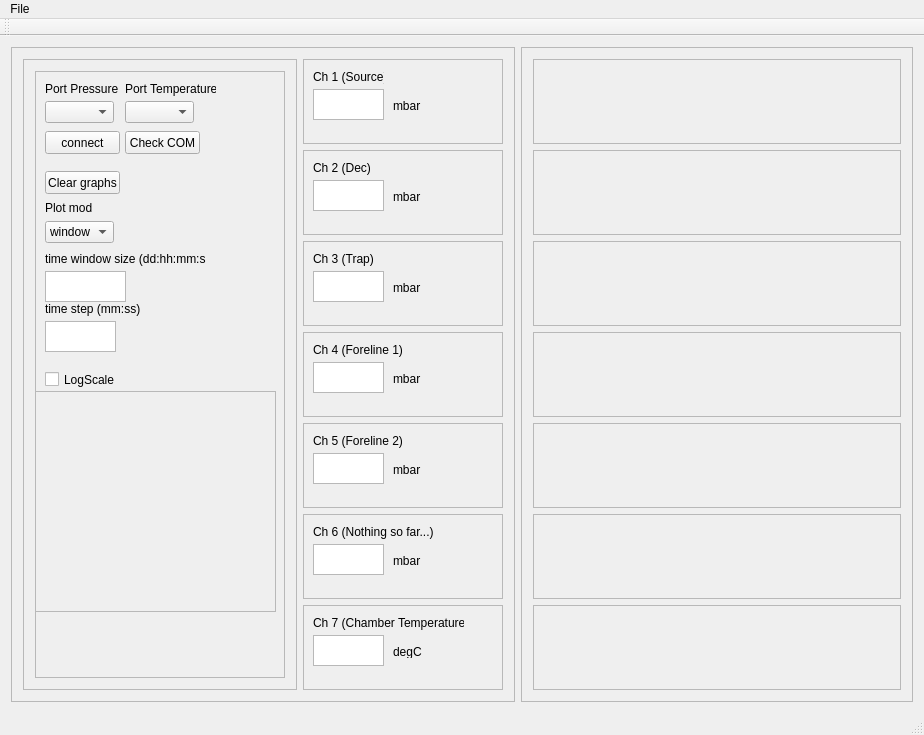
<?xml version="1.0" encoding="UTF-8"?>
<ui version="4.0">
 <class>my_pressures</class>
 <widget class="QMainWindow" name="my_pressures">
  <property name="geometry">
   <rect>
    <x>0</x>
    <y>0</y>
    <width>924</width>
    <height>735</height>
   </rect>
  </property>
  <property name="windowTitle">
   <string>My Pressures</string>
  </property>
  <property name="iconSize">
   <size>
    <width>100</width>
    <height>100</height>
   </size>
  </property>
  <widget class="QWidget" name="centralWidget">
   <layout class="QHBoxLayout" name="horizontalLayout">
    <item>
     <layout class="QVBoxLayout" name="verticalLayout">
      <item>
       <widget class="QFrame" name="frame_2">
        <property name="frameShape">
         <enum>QFrame::StyledPanel</enum>
        </property>
        <property name="frameShadow">
         <enum>QFrame::Sunken</enum>
        </property>
        <layout class="QHBoxLayout" name="horizontalLayout_2">
         <item>
          <layout class="QVBoxLayout" name="verticalLayout_4">
           <item>
            <widget class="QFrame" name="frame_9">
             <property name="minimumSize">
              <size>
               <width>200</width>
               <height>0</height>
              </size>
             </property>
             <property name="frameShape">
              <enum>QFrame::StyledPanel</enum>
             </property>
             <property name="frameShadow">
              <enum>QFrame::Raised</enum>
             </property>
             <layout class="QVBoxLayout" name="verticalLayout_6">
              <item>
               <widget class="QFrame" name="frame_15">
                <property name="minimumSize">
                 <size>
                  <width>250</width>
                  <height>0</height>
                 </size>
                </property>
                <property name="frameShape">
                 <enum>QFrame::StyledPanel</enum>
                </property>
                <property name="frameShadow">
                 <enum>QFrame::Sunken</enum>
                </property>
                <widget class="QLabel" name="label_16">
                 <property name="geometry">
                  <rect>
                   <x>10</x>
                   <y>10</y>
                   <width>81</width>
                   <height>16</height>
                  </rect>
                 </property>
                 <property name="text">
                  <string>Port Pressure</string>
                 </property>
                </widget>
                <widget class="QComboBox" name="COMbox">
                 <property name="geometry">
                  <rect>
                   <x>10</x>
                   <y>30</y>
                   <width>69</width>
                   <height>22</height>
                  </rect>
                 </property>
                </widget>
                <widget class="QPushButton" name="ClearButton">
                 <property name="geometry">
                  <rect>
                   <x>10</x>
                   <y>100</y>
                   <width>75</width>
                   <height>23</height>
                  </rect>
                 </property>
                 <property name="text">
                  <string>Clear graphs</string>
                 </property>
                </widget>
                <widget class="QLabel" name="label_17">
                 <property name="geometry">
                  <rect>
                   <x>10</x>
                   <y>130</y>
                   <width>47</width>
                   <height>13</height>
                  </rect>
                 </property>
                 <property name="text">
                  <string>Plot mode</string>
                 </property>
                </widget>
                <widget class="QComboBox" name="PlotBox">
                 <property name="geometry">
                  <rect>
                   <x>10</x>
                   <y>150</y>
                   <width>69</width>
                   <height>22</height>
                  </rect>
                 </property>
                 <item>
                  <property name="text">
                   <string>window</string>
                  </property>
                 </item>
                 <item>
                  <property name="text">
                   <string>all</string>
                  </property>
                 </item>
                </widget>
                <widget class="QLabel" name="label_18">
                 <property name="geometry">
                  <rect>
                   <x>10</x>
                   <y>180</y>
                   <width>161</width>
                   <height>16</height>
                  </rect>
                 </property>
                 <property name="text">
                  <string>time window size (dd:hh:mm:ss)</string>
                 </property>
                </widget>
                <widget class="QTextBrowser" name="twindowTB">
                 <property name="geometry">
                  <rect>
                   <x>10</x>
                   <y>200</y>
                   <width>81</width>
                   <height>31</height>
                  </rect>
                 </property>
                </widget>
                <widget class="QTextEdit" name="tstepTB">
                 <property name="geometry">
                  <rect>
                   <x>10</x>
                   <y>250</y>
                   <width>71</width>
                   <height>31</height>
                  </rect>
                 </property>
                </widget>
                <widget class="QLabel" name="label_19">
                 <property name="geometry">
                  <rect>
                   <x>10</x>
                   <y>230</y>
                   <width>101</width>
                   <height>16</height>
                  </rect>
                 </property>
                 <property name="text">
                  <string>time step (mm:ss)</string>
                 </property>
                </widget>
                <widget class="QCheckBox" name="LogScaleCB">
                 <property name="geometry">
                  <rect>
                   <x>10</x>
                   <y>300</y>
                   <width>70</width>
                   <height>17</height>
                  </rect>
                 </property>
                 <property name="text">
                  <string>LogScale</string>
                 </property>
                </widget>
                <widget class="QPushButton" name="COMButton">
                 <property name="geometry">
                  <rect>
                   <x>90</x>
                   <y>60</y>
                   <width>75</width>
                   <height>23</height>
                  </rect>
                 </property>
                 <property name="text">
                  <string>Check COM</string>
                 </property>
                </widget>
                <widget class="QPushButton" name="ConCOMButton">
                 <property name="geometry">
                  <rect>
                   <x>10</x>
                   <y>60</y>
                   <width>75</width>
                   <height>23</height>
                  </rect>
                 </property>
                 <property name="text">
                  <string>connect</string>
                 </property>
                </widget>
                <widget class="QLabel" name="label_20">
                 <property name="geometry">
                  <rect>
                   <x>90</x>
                   <y>10</y>
                   <width>91</width>
                   <height>16</height>
                  </rect>
                 </property>
                 <property name="text">
                  <string>Port Temperature</string>
                 </property>
                </widget>
                <widget class="QComboBox" name="COMbox2">
                 <property name="geometry">
                  <rect>
                   <x>90</x>
                   <y>30</y>
                   <width>69</width>
                   <height>22</height>
                  </rect>
                 </property>
                </widget>
                <widget class="QFrame" name="pic_frame">
                 <property name="geometry">
                  <rect>
                   <x>0</x>
                   <y>320</y>
                   <width>241</width>
                   <height>221</height>
                  </rect>
                 </property>
                 <property name="frameShape">
                  <enum>QFrame::StyledPanel</enum>
                 </property>
                 <property name="frameShadow">
                  <enum>QFrame::Raised</enum>
                 </property>
                 <layout class="QVBoxLayout" name="verticalLayout_13">
                  <item>
                   <layout class="QVBoxLayout" name="pic_frame_layout"/>
                  </item>
                 </layout>
                </widget>
               </widget>
              </item>
             </layout>
            </widget>
           </item>
          </layout>
         </item>
         <item>
          <layout class="QVBoxLayout" name="verticalLayout_5">
           <item>
            <widget class="QFrame" name="frame_8">
             <property name="minimumSize">
              <size>
               <width>200</width>
               <height>0</height>
              </size>
             </property>
             <property name="frameShape">
              <enum>QFrame::StyledPanel</enum>
             </property>
             <property name="frameShadow">
              <enum>QFrame::Sunken</enum>
             </property>
             <widget class="QTextBrowser" name="Ch1TB">
              <property name="geometry">
               <rect>
                <x>10</x>
                <y>30</y>
                <width>71</width>
                <height>31</height>
               </rect>
              </property>
             </widget>
             <widget class="QLabel" name="label">
              <property name="geometry">
               <rect>
                <x>10</x>
                <y>10</y>
                <width>71</width>
                <height>16</height>
               </rect>
              </property>
              <property name="text">
               <string>Ch 1 (Source)</string>
              </property>
             </widget>
             <widget class="QLabel" name="label_2">
              <property name="geometry">
               <rect>
                <x>90</x>
                <y>40</y>
                <width>47</width>
                <height>13</height>
               </rect>
              </property>
              <property name="text">
               <string>mbar</string>
              </property>
             </widget>
            </widget>
           </item>
           <item>
            <widget class="QFrame" name="frame_6">
             <property name="minimumSize">
              <size>
               <width>200</width>
               <height>0</height>
              </size>
             </property>
             <property name="frameShape">
              <enum>QFrame::StyledPanel</enum>
             </property>
             <property name="frameShadow">
              <enum>QFrame::Sunken</enum>
             </property>
             <widget class="QLabel" name="label_3">
              <property name="geometry">
               <rect>
                <x>90</x>
                <y>40</y>
                <width>47</width>
                <height>13</height>
               </rect>
              </property>
              <property name="text">
               <string>mbar</string>
              </property>
             </widget>
             <widget class="QTextBrowser" name="Ch2TB">
              <property name="geometry">
               <rect>
                <x>10</x>
                <y>30</y>
                <width>71</width>
                <height>31</height>
               </rect>
              </property>
             </widget>
             <widget class="QLabel" name="label_4">
              <property name="geometry">
               <rect>
                <x>10</x>
                <y>10</y>
                <width>71</width>
                <height>16</height>
               </rect>
              </property>
              <property name="text">
               <string>Ch 2 (Dec)</string>
              </property>
             </widget>
            </widget>
           </item>
           <item>
            <widget class="QFrame" name="frame_11">
             <property name="minimumSize">
              <size>
               <width>200</width>
               <height>0</height>
              </size>
             </property>
             <property name="frameShape">
              <enum>QFrame::StyledPanel</enum>
             </property>
             <property name="frameShadow">
              <enum>QFrame::Sunken</enum>
             </property>
             <widget class="QLabel" name="label_5">
              <property name="geometry">
               <rect>
                <x>90</x>
                <y>40</y>
                <width>47</width>
                <height>13</height>
               </rect>
              </property>
              <property name="text">
               <string>mbar</string>
              </property>
             </widget>
             <widget class="QTextBrowser" name="Ch3TB">
              <property name="geometry">
               <rect>
                <x>10</x>
                <y>30</y>
                <width>71</width>
                <height>31</height>
               </rect>
              </property>
             </widget>
             <widget class="QLabel" name="label_6">
              <property name="geometry">
               <rect>
                <x>10</x>
                <y>10</y>
                <width>71</width>
                <height>16</height>
               </rect>
              </property>
              <property name="text">
               <string>Ch 3 (Trap)</string>
              </property>
             </widget>
            </widget>
           </item>
           <item>
            <widget class="QFrame" name="frame_10">
             <property name="minimumSize">
              <size>
               <width>200</width>
               <height>0</height>
              </size>
             </property>
             <property name="frameShape">
              <enum>QFrame::StyledPanel</enum>
             </property>
             <property name="frameShadow">
              <enum>QFrame::Sunken</enum>
             </property>
             <widget class="QLabel" name="label_7">
              <property name="geometry">
               <rect>
                <x>90</x>
                <y>40</y>
                <width>47</width>
                <height>13</height>
               </rect>
              </property>
              <property name="text">
               <string>mbar</string>
              </property>
             </widget>
             <widget class="QTextBrowser" name="Ch4TB">
              <property name="geometry">
               <rect>
                <x>10</x>
                <y>30</y>
                <width>71</width>
                <height>31</height>
               </rect>
              </property>
             </widget>
             <widget class="QLabel" name="label_8">
              <property name="geometry">
               <rect>
                <x>10</x>
                <y>10</y>
                <width>91</width>
                <height>16</height>
               </rect>
              </property>
              <property name="text">
               <string>Ch 4 (Foreline 1)</string>
              </property>
             </widget>
            </widget>
           </item>
           <item>
            <widget class="QFrame" name="frame_7">
             <property name="minimumSize">
              <size>
               <width>200</width>
               <height>0</height>
              </size>
             </property>
             <property name="frameShape">
              <enum>QFrame::StyledPanel</enum>
             </property>
             <property name="frameShadow">
              <enum>QFrame::Sunken</enum>
             </property>
             <widget class="QLabel" name="label_9">
              <property name="geometry">
               <rect>
                <x>90</x>
                <y>40</y>
                <width>47</width>
                <height>13</height>
               </rect>
              </property>
              <property name="text">
               <string>mbar</string>
              </property>
             </widget>
             <widget class="QTextBrowser" name="Ch5TB">
              <property name="geometry">
               <rect>
                <x>10</x>
                <y>30</y>
                <width>71</width>
                <height>31</height>
               </rect>
              </property>
             </widget>
             <widget class="QLabel" name="label_10">
              <property name="geometry">
               <rect>
                <x>10</x>
                <y>10</y>
                <width>91</width>
                <height>16</height>
               </rect>
              </property>
              <property name="text">
               <string>Ch 5 (Foreline 2)</string>
              </property>
             </widget>
            </widget>
           </item>
           <item>
            <widget class="QFrame" name="frame_18">
             <property name="minimumSize">
              <size>
               <width>200</width>
               <height>0</height>
              </size>
             </property>
             <property name="frameShape">
              <enum>QFrame::StyledPanel</enum>
             </property>
             <property name="frameShadow">
              <enum>QFrame::Sunken</enum>
             </property>
             <widget class="QTextBrowser" name="Ch6TB">
              <property name="geometry">
               <rect>
                <x>10</x>
                <y>30</y>
                <width>71</width>
                <height>31</height>
               </rect>
              </property>
             </widget>
             <widget class="QLabel" name="label_21">
              <property name="geometry">
               <rect>
                <x>90</x>
                <y>40</y>
                <width>47</width>
                <height>13</height>
               </rect>
              </property>
              <property name="text">
               <string>mbar</string>
              </property>
             </widget>
             <widget class="QLabel" name="label_22">
              <property name="geometry">
               <rect>
                <x>10</x>
                <y>10</y>
                <width>131</width>
                <height>16</height>
               </rect>
              </property>
              <property name="text">
               <string>Ch 6 (Nothing so far...)</string>
              </property>
             </widget>
            </widget>
           </item>
           <item>
            <widget class="QFrame" name="frame_14">
             <property name="minimumSize">
              <size>
               <width>200</width>
               <height>0</height>
              </size>
             </property>
             <property name="frameShape">
              <enum>QFrame::StyledPanel</enum>
             </property>
             <property name="frameShadow">
              <enum>QFrame::Sunken</enum>
             </property>
             <widget class="QTextBrowser" name="Ch7TB">
              <property name="geometry">
               <rect>
                <x>10</x>
                <y>30</y>
                <width>71</width>
                <height>31</height>
               </rect>
              </property>
             </widget>
             <widget class="QLabel" name="label_11">
              <property name="geometry">
               <rect>
                <x>90</x>
                <y>40</y>
                <width>47</width>
                <height>13</height>
               </rect>
              </property>
              <property name="text">
               <string>degC</string>
              </property>
             </widget>
             <widget class="QLabel" name="label_12">
              <property name="geometry">
               <rect>
                <x>10</x>
                <y>10</y>
                <width>151</width>
                <height>16</height>
               </rect>
              </property>
              <property name="text">
               <string>Ch 7 (Chamber Temperature)</string>
              </property>
             </widget>
            </widget>
           </item>
          </layout>
         </item>
        </layout>
       </widget>
      </item>
     </layout>
    </item>
    <item>
     <layout class="QVBoxLayout" name="verticalLayout_2">
      <item>
       <widget class="QFrame" name="frame">
        <property name="frameShape">
         <enum>QFrame::StyledPanel</enum>
        </property>
        <property name="frameShadow">
         <enum>QFrame::Sunken</enum>
        </property>
        <layout class="QVBoxLayout" name="verticalLayout_3">
         <item>
          <widget class="QFrame" name="frame_4">
           <property name="frameShape">
            <enum>QFrame::StyledPanel</enum>
           </property>
           <property name="frameShadow">
            <enum>QFrame::Sunken</enum>
           </property>
           <layout class="QVBoxLayout" name="verticalLayout_8">
            <item>
             <layout class="QVBoxLayout" name="PlotLayout1"/>
            </item>
           </layout>
          </widget>
         </item>
         <item>
          <widget class="QFrame" name="frame_5">
           <property name="frameShape">
            <enum>QFrame::StyledPanel</enum>
           </property>
           <property name="frameShadow">
            <enum>QFrame::Sunken</enum>
           </property>
           <layout class="QVBoxLayout" name="verticalLayout_10">
            <item>
             <layout class="QVBoxLayout" name="PlotLayout2"/>
            </item>
           </layout>
          </widget>
         </item>
         <item>
          <widget class="QFrame" name="frame_12">
           <property name="frameShape">
            <enum>QFrame::StyledPanel</enum>
           </property>
           <property name="frameShadow">
            <enum>QFrame::Sunken</enum>
           </property>
           <layout class="QVBoxLayout" name="verticalLayout_12">
            <item>
             <layout class="QVBoxLayout" name="PlotLayout3"/>
            </item>
           </layout>
          </widget>
         </item>
         <item>
          <widget class="QFrame" name="frame_13">
           <property name="frameShape">
            <enum>QFrame::StyledPanel</enum>
           </property>
           <property name="frameShadow">
            <enum>QFrame::Sunken</enum>
           </property>
           <layout class="QVBoxLayout" name="verticalLayout_14">
            <item>
             <layout class="QVBoxLayout" name="PlotLayout4"/>
            </item>
           </layout>
          </widget>
         </item>
         <item>
          <widget class="QFrame" name="frame_17">
           <property name="frameShape">
            <enum>QFrame::StyledPanel</enum>
           </property>
           <property name="frameShadow">
            <enum>QFrame::Sunken</enum>
           </property>
           <layout class="QVBoxLayout" name="verticalLayout_9">
            <item>
             <layout class="QVBoxLayout" name="PlotLayout5"/>
            </item>
           </layout>
          </widget>
         </item>
         <item>
          <widget class="QFrame" name="frame_3">
           <property name="frameShape">
            <enum>QFrame::StyledPanel</enum>
           </property>
           <property name="frameShadow">
            <enum>QFrame::Sunken</enum>
           </property>
           <layout class="QVBoxLayout" name="verticalLayout_16">
            <item>
             <layout class="QVBoxLayout" name="PlotLayout6"/>
            </item>
           </layout>
          </widget>
         </item>
         <item>
          <widget class="QFrame" name="frame_19">
           <property name="frameShape">
            <enum>QFrame::StyledPanel</enum>
           </property>
           <property name="frameShadow">
            <enum>QFrame::Sunken</enum>
           </property>
           <layout class="QVBoxLayout" name="verticalLayout_11">
            <item>
             <layout class="QVBoxLayout" name="PlotLayout7"/>
            </item>
           </layout>
          </widget>
         </item>
        </layout>
       </widget>
      </item>
     </layout>
    </item>
   </layout>
  </widget>
  <widget class="QMenuBar" name="menuBar">
   <property name="geometry">
    <rect>
     <x>0</x>
     <y>0</y>
     <width>924</width>
     <height>21</height>
    </rect>
   </property>
   <widget class="QMenu" name="menuFile">
    <property name="title">
     <string>File</string>
    </property>
    <widget class="QMenu" name="menuSave">
     <property name="title">
      <string>save</string>
     </property>
     <addaction name="actionYou_wish"/>
    </widget>
    <addaction name="menuSave"/>
   </widget>
   <addaction name="menuFile"/>
  </widget>
  <widget class="QToolBar" name="mainToolBar">
   <attribute name="toolBarArea">
    <enum>TopToolBarArea</enum>
   </attribute>
   <attribute name="toolBarBreak">
    <bool>false</bool>
   </attribute>
  </widget>
  <widget class="QStatusBar" name="statusBar"/>
  <action name="actionYou_wish">
   <property name="checkable">
    <bool>true</bool>
   </property>
   <property name="text">
    <string>you wish...</string>
   </property>
  </action>
 </widget>
 <layoutdefault spacing="6" margin="11"/>
 <resources/>
 <connections/>
</ui>
